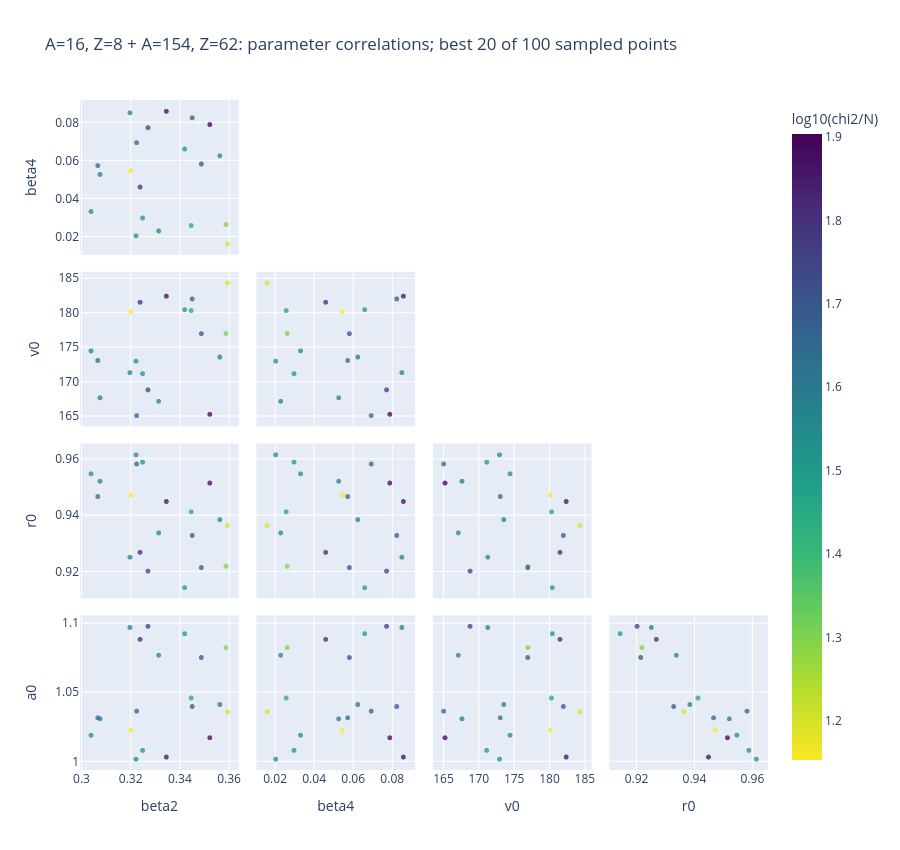

The cell this chart's notebook holds for it:
### Markdown cell above
## Parameter correlations among the best sampled points

### Code cell
top_fraction = 0.10
top_count = max(20, int(np.ceil(top_fraction * len(scan))))
top = scan.nsmallest(top_count, "chi2")

fig = px.scatter_matrix(
    top,
    dimensions=active_parameters,
    color="log10_chi2_per_point",
    color_continuous_scale="Viridis_r",
    labels={"log10_chi2_per_point": "log10(chi2/N)"},
    title=(f"{reaction_system}: parameter correlations; "
           f"best {top_count} of {len(scan)} sampled points"),
)
fig.update_traces(
    diagonal_visible=False,
    showupperhalf=False,
    marker={"size": 5, "opacity": 0.75},
)
fig.update_layout(height=850)
fig.show()

### Figure 1 — Plotly figure (JSON) as saved in the notebook; plotly's stock layout.template omitted (floating-point values rounded to 4 significant figures)
{"data": [{"diagonal": {"visible": false}, "dimensions": [{"axis": {"matches": true}, "label": "beta2", "values": [0.3201, 0.3594, 0.3588, 0.3447, 0.342, 0.3249, 0.3222, 0.3039, 0.3314, 0.3197, 0.3076, 0.3563, 0.3066, 0.3225, 0.3451, 0.3488, 0.3271, 0.3239, 0.3346, 0.3522]}, {"axis": {"matches": true}, "label": "beta4", "values": [0.05475, 0.01613, 0.02643, 0.02591, 0.06621, 0.02991, 0.02052, 0.03329, 0.02309, 0.08525, 0.05284, 0.06265, 0.05747, 0.06954, 0.08263, 0.05834, 0.07743, 0.04617, 0.08604, 0.07908]}, {"axis": {"matches": true}, "label": "v0", "values": [180.2, 184.4, 177.0, 180.3, 180.5, 171.2, 173.0, 174.5, 167.1, 171.3, 167.7, 173.6, 173.1, 165.1, 182.0, 177.0, 168.8, 181.5, 182.4, 165.3]}, {"axis": {"matches": true}, "label": "r0", "values": [0.9473, 0.9365, 0.922, 0.9413, 0.9144, 0.959, 0.9615, 0.9548, 0.9339, 0.9252, 0.9522, 0.9385, 0.9467, 0.9583, 0.9329, 0.9215, 0.9203, 0.9269, 0.945, 0.9515]}, {"axis": {"matches": true}, "label": "a0", "values": [1.022, 1.036, 1.082, 1.046, 1.092, 1.008, 1.002, 1.019, 1.077, 1.097, 1.031, 1.041, 1.032, 1.036, 1.04, 1.075, 1.098, 1.088, 1.003, 1.017]}], "hovertemplate": "%{xaxis.title.text}=%{x}<br>%{yaxis.title.text}=%{y}<br>log10(chi2/N)=%{marker.color}<extra></extra>", "legendgroup": "", "marker": {"color": [1.153, 1.194, 1.295, 1.466, 1.518, 1.523, 1.55, 1.554, 1.573, 1.576, 1.587, 1.596, 1.649, 1.677, 1.706, 1.713, 1.77, 1.822, 1.885, 1.904], "coloraxis": "coloraxis", "opacity": 0.75, "size": 5, "symbol": "circle"}, "name": "", "showlegend": false, "showupperhalf": false, "type": "splom"}], "layout": {"coloraxis": {"autocolorscale": false, "colorbar": {"title": {"text": "log10(chi2/N)"}}, "colorscale": [[0, "#fde725"], [0.1111, "#b5de2b"], [0.2222, "#6ece58"], [0.3333, "#35b779"], [0.4444, "#1f9e89"], [0.5556, "#26828e"], [0.6667, "#31688e"], [0.7778, "#3e4989"], [0.8889, "#482878"], [1, "#440154"]]}, "dragmode": "select", "height": 850, "legend": {"tracegroupgap": 0}, "title": {"text": "A=16, Z=8 + A=154, Z=62: parameter correlations; best 20 of 100 sampled points"}}}
